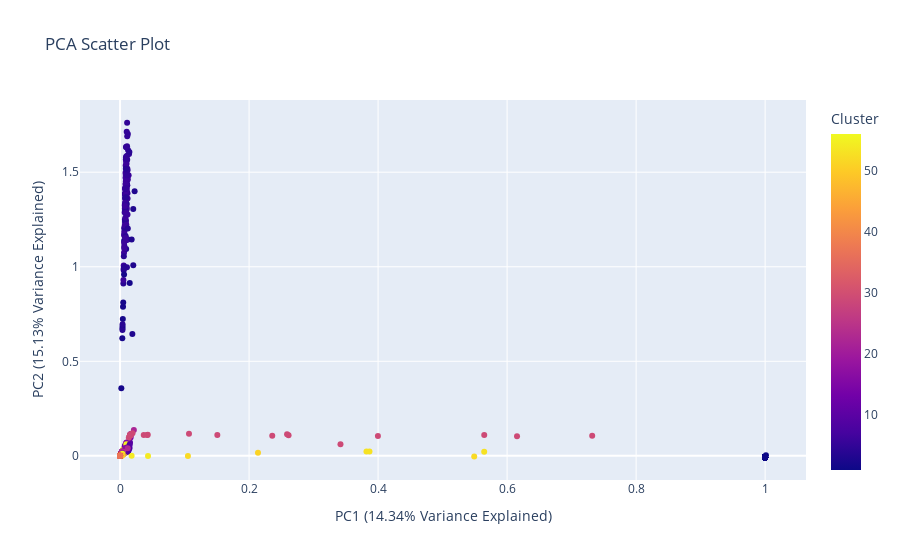

The notebook cell this image was saved under:
### Code cell
# Get the percentage variance explained by each principal component
explained_var_ratio = pca.explained_variance_ratio_

# Create a scatter plot with Plotly
fig = px.scatter(concat_df, x='PC1', y='PC2', color='Cluster', title='PCA Scatter Plot')
fig.update_layout(
    xaxis_title=f'PC1 ({explained_var_ratio[0]*100:.2f}% Variance Explained)',
    yaxis_title=f'PC2 ({explained_var_ratio[1]*100:.2f}% Variance Explained)'
)

### Figure 1 — Plotly figure (JSON) as saved in the notebook; plotly's stock layout.template omitted (floating-point values rounded to 4 significant figures; data arrays with more than 128 entries replaced by an {"elided": "..."} marker saying what was removed)
{"data": [{"hovertemplate": "PC1=%{x}<br>PC2=%{y}<br>Cluster=%{marker.color}<extra></extra>", "legendgroup": "", "marker": {"color": {"elided": "872 int values"}, "coloraxis": "coloraxis", "symbol": "circle"}, "mode": "markers", "name": "", "orientation": "v", "showlegend": false, "type": "scatter", "x": {"elided": "872 float values"}, "xaxis": "x", "y": {"elided": "872 float values"}, "yaxis": "y"}], "layout": {"coloraxis": {"colorbar": {"title": {"text": "Cluster"}}, "colorscale": [[0, "#0d0887"], [0.1111, "#46039f"], [0.2222, "#7201a8"], [0.3333, "#9c179e"], [0.4444, "#bd3786"], [0.5556, "#d8576b"], [0.6667, "#ed7953"], [0.7778, "#fb9f3a"], [0.8889, "#fdca26"], [1, "#f0f921"]]}, "legend": {"tracegroupgap": 0}, "title": {"text": "PCA Scatter Plot"}, "xaxis": {"anchor": "y", "domain": [0, 1], "title": {"text": "PC1 (14.34% Variance Explained)"}}, "yaxis": {"anchor": "x", "domain": [0, 1], "title": {"text": "PC2 (15.13% Variance Explained)"}}}}
